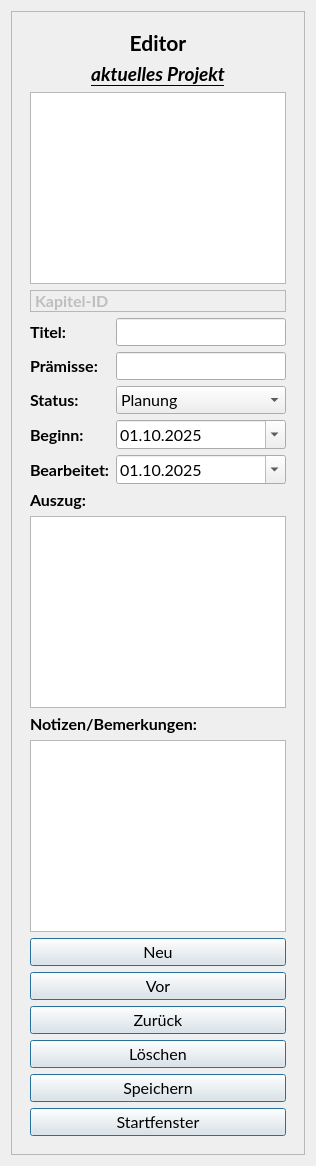
      <widget class="QWidget" name="right_panel" native="true">
       <property name="sizePolicy">
        <sizepolicy hsizetype="Expanding" vsizetype="Expanding">
         <horstretch>0</horstretch>
         <verstretch>0</verstretch>
        </sizepolicy>
       </property>
       <property name="font">
        <font>
         <family>Lato</family>
         <pointsize>12</pointsize>
         <bold>false</bold>
         <stylestrategy>PreferAntialias</stylestrategy>
         <kerning>true</kerning>
        </font>
       </property>
       <layout class="QVBoxLayout" name="verticalLayout_7">
        <item>
         <widget class="QFrame" name="frameNavigation">
          <property name="sizePolicy">
           <sizepolicy hsizetype="Expanding" vsizetype="Expanding">
            <horstretch>0</horstretch>
            <verstretch>0</verstretch>
           </sizepolicy>
          </property>
          <property name="frameShape">
           <enum>QFrame::Shape::StyledPanel</enum>
          </property>
          <property name="frameShadow">
           <enum>QFrame::Shadow::Raised</enum>
          </property>
          <property name="lineWidth">
           <number>2</number>
          </property>
          <layout class="QVBoxLayout" name="verticalLayout">
           <item>
            <widget class="QWidget" name="widgetNavigation" native="true">
             <property name="sizePolicy">
              <sizepolicy hsizetype="Expanding" vsizetype="Expanding">
               <horstretch>0</horstretch>
               <verstretch>0</verstretch>
              </sizepolicy>
             </property>
             <property name="maximumSize">
              <size>
               <width>16777215</width>
               <height>16777215</height>
              </size>
             </property>
             <layout class="QFormLayout" name="formLayout_6">
              <item row="1" column="0" colspan="2">
               <widget class="QLabel" name="labelEditorHeader">
                <property name="font">
                 <font>
                  <family>Lato</family>
                  <pointsize>16</pointsize>
                  <bold>true</bold>
                  <stylestrategy>PreferAntialias</stylestrategy>
                  <kerning>true</kerning>
                 </font>
                </property>
                <property name="text">
                 <string>Editor</string>
                </property>
                <property name="alignment">
                 <set>Qt::AlignmentFlag::AlignCenter</set>
                </property>
               </widget>
              </item>
              <item row="6" column="0" colspan="2">
               <widget class="QLabel" name="labelEditorChapterID">
                <property name="enabled">
                 <bool>false</bool>
                </property>
                <property name="font">
                 <font>
                  <family>Lato</family>
                  <pointsize>12</pointsize>
                  <bold>true</bold>
                  <stylestrategy>PreferAntialias</stylestrategy>
                  <kerning>true</kerning>
                 </font>
                </property>
                <property name="frameShape">
                 <enum>QFrame::Shape::StyledPanel</enum>
                </property>
                <property name="frameShadow">
                 <enum>QFrame::Shadow::Sunken</enum>
                </property>
                <property name="text">
                 <string>Kapitel-ID</string>
                </property>
               </widget>
              </item>
              <item row="7" column="0">
               <widget class="QLabel" name="labelEditorChapterTitle">
                <property name="font">
                 <font>
                  <family>Lato</family>
                  <pointsize>12</pointsize>
                  <bold>true</bold>
                  <stylestrategy>PreferAntialias</stylestrategy>
                  <kerning>true</kerning>
                 </font>
                </property>
                <property name="text">
                 <string>Titel:</string>
                </property>
               </widget>
              </item>
              <item row="7" column="1">
               <widget class="QLineEdit" name="lineEditorChapterTitleText">
                <property name="font">
                 <font>
                  <family>Lato</family>
                  <pointsize>12</pointsize>
                  <bold>false</bold>
                  <stylestrategy>PreferAntialias</stylestrategy>
                  <kerning>true</kerning>
                 </font>
                </property>
               </widget>
              </item>
              <item row="11" column="0">
               <widget class="QLabel" name="labelEditorChapterPremise">
                <property name="font">
                 <font>
                  <family>Lato</family>
                  <pointsize>12</pointsize>
                  <bold>true</bold>
                  <stylestrategy>PreferAntialias</stylestrategy>
                  <kerning>true</kerning>
                 </font>
                </property>
                <property name="text">
                 <string>Prämisse:</string>
                </property>
               </widget>
              </item>
              <item row="11" column="1">
               <widget class="QLineEdit" name="lineEditorChapterPremise">
                <property name="font">
                 <font>
                  <family>Lato</family>
                  <pointsize>12</pointsize>
                  <bold>false</bold>
                  <stylestrategy>PreferAntialias</stylestrategy>
                  <kerning>true</kerning>
                 </font>
                </property>
               </widget>
              </item>
              <item row="15" column="0">
               <widget class="QLabel" name="labelEditorChapterStatus">
                <property name="font">
                 <font>
                  <family>Lato</family>
                  <pointsize>12</pointsize>
                  <bold>true</bold>
                  <stylestrategy>PreferAntialias</stylestrategy>
                  <kerning>true</kerning>
                 </font>
                </property>
                <property name="text">
                 <string>Status:</string>
                </property>
               </widget>
              </item>
              <item row="15" column="1">
               <widget class="QComboBox" name="comboBoxEditorChapterStatus">
                <property name="font">
                 <font>
                  <family>Lato</family>
                  <pointsize>12</pointsize>
                  <bold>false</bold>
                  <stylestrategy>PreferAntialias</stylestrategy>
                  <kerning>true</kerning>
                 </font>
                </property>
                <item>
                 <property name="text">
                  <string>Planung</string>
                 </property>
                </item>
                <item>
                 <property name="text">
                  <string>Entwicklung</string>
                 </property>
                </item>
                <item>
                 <property name="text">
                  <string>Bearbeitung</string>
                 </property>
                </item>
                <item>
                 <property name="text">
                  <string>Test</string>
                 </property>
                </item>
                <item>
                 <property name="text">
                  <string>Fertig</string>
                 </property>
                </item>
               </widget>
              </item>
              <item row="17" column="0">
               <widget class="QLabel" name="labelEditorChapterBegin">
                <property name="font">
                 <font>
                  <family>Lato</family>
                  <pointsize>12</pointsize>
                  <bold>true</bold>
                  <stylestrategy>PreferAntialias</stylestrategy>
                  <kerning>true</kerning>
                 </font>
                </property>
                <property name="text">
                 <string>Beginn:</string>
                </property>
               </widget>
              </item>
              <item row="17" column="1">
               <widget class="QDateEdit" name="dateEditorChapterBegin">
                <property name="font">
                 <font>
                  <family>Lato</family>
                  <pointsize>12</pointsize>
                  <bold>false</bold>
                  <stylestrategy>PreferAntialias</stylestrategy>
                  <kerning>true</kerning>
                 </font>
                </property>
                <property name="displayFormat">
                 <string>dd.MM.yyyy</string>
                </property>
                <property name="calendarPopup">
                 <bool>true</bool>
                </property>
                <property name="date">
                 <date>
                  <year>2025</year>
                  <month>10</month>
                  <day>1</day>
                 </date>
                </property>
               </widget>
              </item>
              <item row="18" column="0">
               <widget class="QLabel" name="labelEditorChapterEdited">
                <property name="font">
                 <font>
                  <family>Lato</family>
                  <pointsize>12</pointsize>
                  <bold>true</bold>
                  <stylestrategy>PreferAntialias</stylestrategy>
                  <kerning>true</kerning>
                 </font>
                </property>
                <property name="text">
                 <string>Bearbeitet:</string>
                </property>
               </widget>
              </item>
              <item row="18" column="1">
               <widget class="QDateEdit" name="dateEditorChapterEdited">
                <property name="font">
                 <font>
                  <family>Lato</family>
                  <pointsize>12</pointsize>
                  <bold>false</bold>
                  <stylestrategy>PreferAntialias</stylestrategy>
                  <kerning>true</kerning>
                 </font>
                </property>
                <property name="displayFormat">
                 <string>dd.MM.yyyy</string>
                </property>
                <property name="calendarPopup">
                 <bool>true</bool>
                </property>
                <property name="date">
                 <date>
                  <year>2025</year>
                  <month>10</month>
                  <day>1</day>
                 </date>
                </property>
               </widget>
              </item>
              <item row="19" column="0" colspan="2">
               <widget class="QLabel" name="labelEditorChapterExcerpt">
                <property name="font">
                 <font>
                  <family>Lato</family>
                  <pointsize>12</pointsize>
                  <bold>true</bold>
                  <stylestrategy>PreferAntialias</stylestrategy>
                  <kerning>true</kerning>
                 </font>
                </property>
                <property name="text">
                 <string>Auszug:</string>
                </property>
               </widget>
              </item>
              <item row="20" column="0" colspan="2">
               <widget class="QTextEdit" name="textEditEditorChapterExcerpt">
                <property name="font">
                 <font>
                  <family>Lato</family>
                  <pointsize>12</pointsize>
                  <bold>false</bold>
                  <stylestrategy>PreferAntialias</stylestrategy>
                  <kerning>true</kerning>
                 </font>
                </property>
               </widget>
              </item>
              <item row="23" column="0" colspan="2">
               <widget class="QLabel" name="labelEditorChapterNotes">
                <property name="font">
                 <font>
                  <family>Lato</family>
                  <pointsize>12</pointsize>
                  <bold>true</bold>
                  <stylestrategy>PreferAntialias</stylestrategy>
                  <kerning>true</kerning>
                 </font>
                </property>
                <property name="text">
                 <string>Notizen/Bemerkungen:</string>
                </property>
               </widget>
              </item>
              <item row="24" column="0" colspan="2">
               <widget class="QTextEdit" name="textEditEditorChapterNotes">
                <property name="font">
                 <font>
                  <family>Lato</family>
                  <pointsize>12</pointsize>
                  <bold>false</bold>
                  <stylestrategy>PreferAntialias</stylestrategy>
                  <kerning>true</kerning>
                 </font>
                </property>
               </widget>
              </item>
              <item row="26" column="0" colspan="2">
               <widget class="QPushButton" name="newBtnEditorChapter">
                <property name="cursor">
                 <cursorShape>PointingHandCursor</cursorShape>
                </property>
                <property name="toolTip">
                 <string>Einen neuen Datensatz erstellen</string>
                </property>
                <property name="text">
                 <string>Neu</string>
                </property>
                <property name="icon">
                 <iconset theme="document-new"/>
                </property>
                <property name="iconSize">
                 <size>
                  <width>32</width>
                  <height>32</height>
                 </size>
                </property>
                <property name="default">
                 <bool>true</bool>
                </property>
                <property name="flat">
                 <bool>false</bool>
                </property>
               </widget>
              </item>
              <item row="29" column="0" colspan="2">
               <widget class="QPushButton" name="previousBtnEditorChapter">
                <property name="cursor">
                 <cursorShape>PointingHandCursor</cursorShape>
                </property>
                <property name="toolTip">
                 <string>Einen Datensatz zurück</string>
                </property>
                <property name="text">
                 <string>Zurück</string>
                </property>
                <property name="icon">
                 <iconset theme="go-previous"/>
                </property>
                <property name="iconSize">
                 <size>
                  <width>32</width>
                  <height>32</height>
                 </size>
                </property>
                <property name="default">
                 <bool>true</bool>
                </property>
                <property name="flat">
                 <bool>false</bool>
                </property>
               </widget>
              </item>
              <item row="30" column="0" colspan="2">
               <widget class="QPushButton" name="deleteBtnEditorChapter">
                <property name="cursor">
                 <cursorShape>PointingHandCursor</cursorShape>
                </property>
                <property name="toolTip">
                 <string>Den aktuellen Datensatz löschen</string>
                </property>
                <property name="text">
                 <string>Löschen</string>
                </property>
                <property name="icon">
                 <iconset theme="user-trash"/>
                </property>
                <property name="iconSize">
                 <size>
                  <width>32</width>
                  <height>32</height>
                 </size>
                </property>
                <property name="default">
                 <bool>true</bool>
                </property>
                <property name="flat">
                 <bool>false</bool>
                </property>
               </widget>
              </item>
              <item row="31" column="0" colspan="2">
               <widget class="QPushButton" name="saveBtnEditorChapter">
                <property name="cursor">
                 <cursorShape>PointingHandCursor</cursorShape>
                </property>
                <property name="toolTip">
                 <string>Den aktuellen Datensatz speichern</string>
                </property>
                <property name="text">
                 <string>Speichern</string>
                </property>
                <property name="icon">
                 <iconset theme="document-save"/>
                </property>
                <property name="iconSize">
                 <size>
                  <width>32</width>
                  <height>32</height>
                 </size>
                </property>
                <property name="default">
                 <bool>true</bool>
                </property>
                <property name="flat">
                 <bool>false</bool>
                </property>
               </widget>
              </item>
              <item row="32" column="0" colspan="2">
               <widget class="QPushButton" name="exitBtnEditor">
                <property name="cursor">
                 <cursorShape>PointingHandCursor</cursorShape>
                </property>
                <property name="toolTip">
                 <string>Das Startfenster aufrufen</string>
                </property>
                <property name="text">
                 <string>Startfenster</string>
                </property>
                <property name="icon">
                 <iconset theme="go-home"/>
                </property>
                <property name="iconSize">
                 <size>
                  <width>32</width>
                  <height>32</height>
                 </size>
                </property>
                <property name="default">
                 <bool>true</bool>
                </property>
                <property name="flat">
                 <bool>false</bool>
                </property>
               </widget>
              </item>
              <item row="27" column="0" colspan="2">
               <widget class="QPushButton" name="nextBtnEditorChapter">
                <property name="cursor">
                 <cursorShape>PointingHandCursor</cursorShape>
                </property>
                <property name="toolTip">
                 <string>Einen Datensatz vor</string>
                </property>
                <property name="text">
                 <string>Vor</string>
                </property>
                <property name="icon">
                 <iconset theme="go-next"/>
                </property>
                <property name="iconSize">
                 <size>
                  <width>32</width>
                  <height>32</height>
                 </size>
                </property>
                <property name="default">
                 <bool>true</bool>
                </property>
                <property name="flat">
                 <bool>false</bool>
                </property>
               </widget>
              </item>
              <item row="3" column="0" colspan="2">
               <widget class="QListWidget" name="listWidgetEditorChapters"/>
              </item>
              <item row="2" column="0" colspan="2">
               <widget class="QLabel" name="labelEditorActualProject">
                <property name="font">
                 <font>
                  <family>Lato</family>
                  <pointsize>14</pointsize>
                  <italic>true</italic>
                  <bold>true</bold>
                  <underline>true</underline>
                  <stylestrategy>PreferAntialias</stylestrategy>
                  <kerning>true</kerning>
                 </font>
                </property>
                <property name="text">
                 <string>aktuelles Projekt</string>
                </property>
                <property name="alignment">
                 <set>Qt::AlignmentFlag::AlignCenter</set>
                </property>
               </widget>
              </item>
             </layout>
            </widget>
           </item>
          </layout>
         </widget>
        </item>
       </layout>
      </widget>
